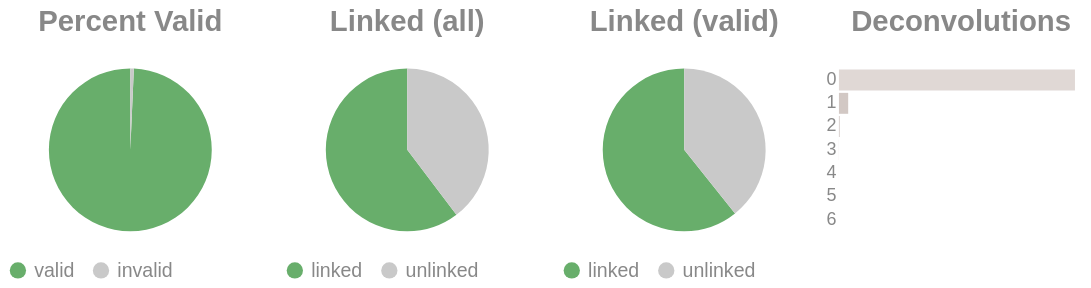

The notebook cell saved with this chart:
### Code cell
if SKIPLR:
    pass
else:
    clash = Counter()
    for i in valids['molecule'].to_list():
        _mol = i.split("-")
        if len(_mol) == 1:
            clash.update('0')
        else:
            clash.update(_mol[-1])

    _d = {"deconvolutions": [], 'count': []}
    for k,v in clash.items():
        _d['deconvolutions'].append(k)
        _d['count'].append(v)

    tot_valid = valids['reads'].sum()
    mask = valids['reads'] >= 2
    n_linked_reads = valids.filter(mask)['reads'].sum()
    if n_linked_reads == 0:
        print_html("No linked molecules (>=2 reads) were detected; skipping linked-only distributions.")
        SKIPLR = True
    else:
        perc_valid = round(tot_valid / n_reads, 4)
        linked_perc_abs = round(n_linked_reads / n_reads, 4)
        linked_perc = round(n_linked_reads / tot_valid, 4)

    _valid = pl.DataFrame({"valids": ['valid', 'invalid'], "count": [tot_valid, n_reads - tot_valid]})
    _linked_abs = pl.DataFrame({"linked (absolute)": ['linked', 'unlinked'], "count": [n_linked_reads, n_reads - n_linked_reads]})
    _linked_rel = pl.DataFrame({"linked (valids)": ['linked', 'unlinked'], "count": [n_linked_reads, tot_valid - n_linked_reads]})

    (
        alt.hconcat(
            piechart(_valid, goodval = 'valid', title = "Percent Valid"),
            piechart(_linked_abs, goodval = "linked", title =  "Linked (all)"),
            piechart(_linked_rel, goodval = "linked", title =  "Linked (valid)"),
            convolutionbar(pl.DataFrame(_d), title = "Deconvolutions"),
            center = True,
            bounds = 'flush'
        )
        .resolve_scale(color='independent')
        .resolve_legend('independent')
        .properties(usermeta={'embedOptions': {"actions": False}})
    ).display()

### Figure 1 — Vega-Lite specification as saved in the notebook (floating-point values rounded to 4 significant figures)
{"width": "container", "height": 400, "config": {"title": {"anchor": "start", "dy": -15, "fontSize": 18, "color": "#888888", "subtitleColor": "#888888", "subtitleFontSize": 14}, "arc": {"fill": "#0072B2"}, "axis": {"domainColor": "#888888", "domainWidth": 0.5, "gridWidth": 0.2, "grid": false, "titleFontWeight": 400, "titleFontSize": 15, "labelFontSize": 11, "labelColor": "#888888", "tickColor": "#888888", "tickWidth": 0.2, "titleColor": "#888888"}, "axisBand": {"grid": false}, "axisX": {"grid": true, "tickSize": 10, "domainCap": "round"}, "axisY": {"domain": false, "grid": true, "tickSize": 0, "domainCap": "round"}, "background": "transparent", "header": {"labelFontSize": 15, "labelColor": "#888888", "titleFontSize": 15, "titleFontWeight": 600, "titleColor": "#888888"}, "legend": {"labelFont": "sans-serif", "labelFontSize": 12, "labelColor": "#888888", "symbolSize": 100, "symbolType": "circle", "titleFontSize": 12, "titlePadding": 10, "titleColor": "#888888", "title": null}, "range": {"category": ["#E69F00", "#56B4E9", "#009E73", "#F0E442", "#0072B2", "#D55E00", "#CC79A7", "#000000"], "diverging": ["#cfe8f3", "#a2d4ec", "#73bfe2", "#46abdb", "#1696d2", "#12719e"]}, "area": {"fill": "#0072B2", "fillOpacity": 0.7, "line": true, "strokeOpacity": 0.7}, "line": {"color": "#0072B2", "stroke": "#0072B2", "strokeWidth": 2}, "trail": {"color": "#0072B2", "stroke": "#0072B2", "strokeWidth": 0, "size": 1}, "point": {"filled": true, "fillOpacity": 1.0, "size": 95}, "text": {"color": "#888888", "fontSize": 11, "align": "right", "fontWeight": 400, "size": 11}, "bar": {"fill": "#0072B2", "stroke": null}, "view": {"stroke": null, "continuousWidth": 660, "continuousHeight": 400}}, "hconcat": [{"data": {"name": "data-b3663752524ff22cd1ae3829653937f7"}, "mark": {"type": "arc"}, "encoding": {"color": {"field": "valids", "legend": {"orient": "bottom", "title": null}, "scale": {"domain": ["valid", "invalid"], "range": ["#68ae6b", "#C9C9C9"]}, "title": "Valids", "type": "nominal"}, "theta": {"field": "count", "type": "quantitative"}, "tooltip": [{"field": "valids", "title": "Valids", "type": "ordinal"}, {"field": "percent", "format": ".2%", "title": "Percent", "type": "quantitative"}, {"field": "count", "title": "Count", "type": "quantitative"}]}, "height": 100, "title": {"text": "Percent Valid", "align": "center", "anchor": "middle"}, "transform": [{"calculate": "datum.count / 11132754", "as": "percent"}], "width": 150}, {"data": {"name": "data-f2b5ed3953a3227c2eb820dab7829acd"}, "mark": {"type": "arc"}, "encoding": {"color": {"field": "linked (absolute)", "legend": {"orient": "bottom", "title": null}, "scale": {"domain": ["linked", "unlinked"], "range": ["#68ae6b", "#C9C9C9"]}, "title": "Linked (Absolute)", "type": "nominal"}, "theta": {"field": "count", "type": "quantitative"}, "tooltip": [{"field": "linked (absolute)", "title": "Linked (Absolute)", "type": "ordinal"}, {"field": "percent", "format": ".2%", "title": "Percent", "type": "quantitative"}, {"field": "count", "title": "Count", "type": "quantitative"}]}, "height": 100, "title": {"text": "Linked (all)", "align": "center", "anchor": "middle"}, "transform": [{"calculate": "datum.count / 11132754", "as": "percent"}], "width": 150}, {"data": {"name": "data-f7777938c203c577522aef597ebc613a"}, "mark": {"type": "arc"}, "encoding": {"color": {"field": "linked (valids)", "legend": {"orient": "bottom", "title": null}, "scale": {"domain": ["linked", "unlinked"], "range": ["#68ae6b", "#C9C9C9"]}, "title": "Linked (Valids)", "type": "nominal"}, "theta": {"field": "count", "type": "quantitative"}, "tooltip": [{"field": "linked (valids)", "title": "Linked (Valids)", "type": "ordinal"}, {"field": "percent", "format": ".2%", "title": "Percent", "type": "quantitative"}, {"field": "count", "title": "Count", "type": "quantitative"}]}, "height": 100, "title": {"text": "Linked (valid)", "align": "center", "anchor": "middle"}, "transform": [{"calculate": "datum.count / 11055727", "as": "percent"}], "width": 150}, {"data": {"name": "data-a3ea63acb9226ef813c320ab4fbef89a"}, "mark": {"type": "bar"}, "encoding": {"color": {"field": "deconvolutions", "legend": null, "scale": {"scheme": "lightgreyred"}, "type": "nominal"}, "tooltip": [{"field": "deconvolutions", "title": "Deconvolutions", "type": "ordinal"}, {"field": "percent", "format": ".2%", "title": "Percent", "type": "quantitative"}, {"field": "count", "title": "Count", "type": "quantitative"}], "x": {"axis": null, "field": "count", "type": "quantitative"}, "y": {"field": "deconvolutions", "sort": "ascending", "title": null, "type": "nominal"}}, "height": 100, "title": {"text": "Deconvolutions", "align": "center", "anchor": "middle"}, "transform": [{"calculate": "datum.count / 6542667", "as": "percent"}], "width": 150}], "bounds": "flush", "center": true, "resolve": {"legend": {"angle": "independent"}, "scale": {"color": "independent"}}, "usermeta": {"embedOptions": {"actions": false}}, "$schema": "https://vega.github.io/schema/vega-lite/v6.1.0.json", "datasets": {"data-b3663752524ff22cd1ae3829653937f7": [{"valids": "valid", "count": 11055727}, {"valids": "invalid", "count": 77027}], "data-f2b5ed3953a3227c2eb820dab7829acd": [{"linked (absolute)": "linked", "count": 6714581}, {"linked (absolute)": "unlinked", "count": 4418173}], "data-f7777938c203c577522aef597ebc613a": [{"linked (valids)": "linked", "count": 6714581}, {"linked (valids)": "unlinked", "count": 4341146}], "data-a3ea63acb9226ef813c320ab4fbef89a": [{"deconvolutions": "0", "count": 6278756}, {"deconvolutions": "1", "count": 246164}, {"deconvolutions": "2", "count": 16154}, {"deconvolutions": "3", "count": 1386}, {"deconvolutions": "4", "count": 183}, {"deconvolutions": "5", "count": 23}, {"deconvolutions": "6", "count": 1}]}}
